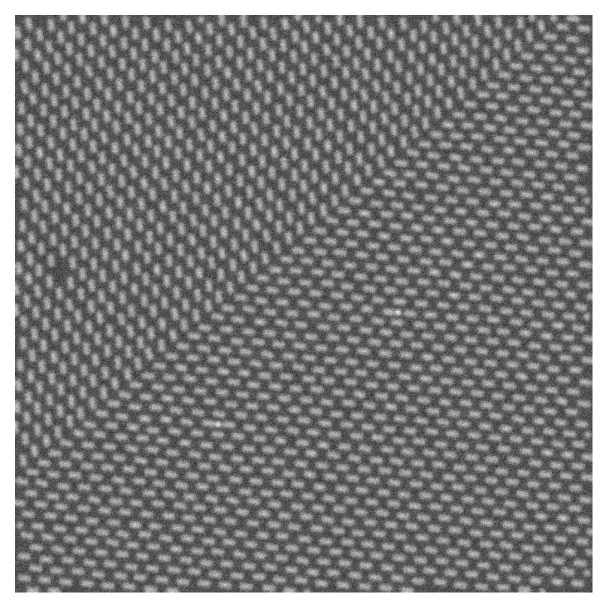
#> input picture generated artificial data/STEM_9.jpeg, 1215 x 1215 px, found by its file name (shown at 1/2 size)
$ python 'rotate and reflect images.py'
#> lines starting #> are read from the running program, lines starting #| are printed output that depends on the picture
# -*- coding: utf-8 -*-
"""
Created on Wed Dec 17 16:53:20 2025

@author: proks
"""

from PIL import Image
import os

# Upload/load image
image_path = r"C:\Users\proks\OneDrive\Documents\GitHub\2025_Hackathon\generated artificial data/".replace("\\", "/")
image_name = "STEM_9.jpeg"
# image_path = input("Enter the path to your image: ")
image = Image.open(image_path + image_name)
#> image is the input picture: PIL image 1215x1215 RGB; min 7, max 255, mean 124.9

# Get the folder and base name for saving
folder, filename = os.path.split(image_path)
name = image_name[:-5]
ext=image_name[-5:]

# Define transformations ---
rotations = [0, 90, 180, 270]  # degrees
reflections = ['none', 'horizontal', 'vertical', 'both']

# --- Step 3: Apply transformations and save ---
for rot in rotations:
    rotated_img = image.rotate(rot, expand=True)  # rotate image

    for refl in reflections:
        # Apply reflections
        if refl == 'horizontal':
            transformed_img = rotated_img.transpose(Image.FLIP_LEFT_RIGHT)
        elif refl == 'vertical':
            transformed_img = rotated_img.transpose(Image.FLIP_TOP_BOTTOM)
        elif refl == 'both':
            transformed_img = rotated_img.transpose(Image.FLIP_LEFT_RIGHT).transpose(Image.FLIP_TOP_BOTTOM)
        else:  # 'none'
            transformed_img = rotated_img

        # print(f"{name}_rot{rot}_refl{refl}{ext}")
        # print(f"{name}_rot{rot}_refl{refl}{ext}")

        # Save the transformed image
        save_name = f"{name}_rot{rot}_refl{refl}{ext}"
        save_path = os.path.join(folder, save_name)
        transformed_img.save(save_path)
        print(f"Saved: {save_path}")
#> this loop made 4 passes
#> pass 1, `transformed_img.save(save_path)`:
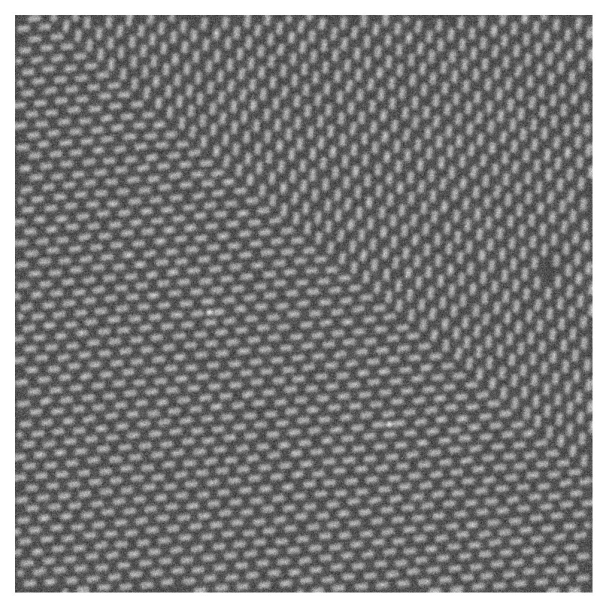
#> saved as STEM_9_rot0_reflhorizontal.jpeg: PIL image 1215x1215 RGB (shown at 1/2 size); min 7, max 255, mean 124.9
#> pass 1, `transformed_img.save(save_path)`:
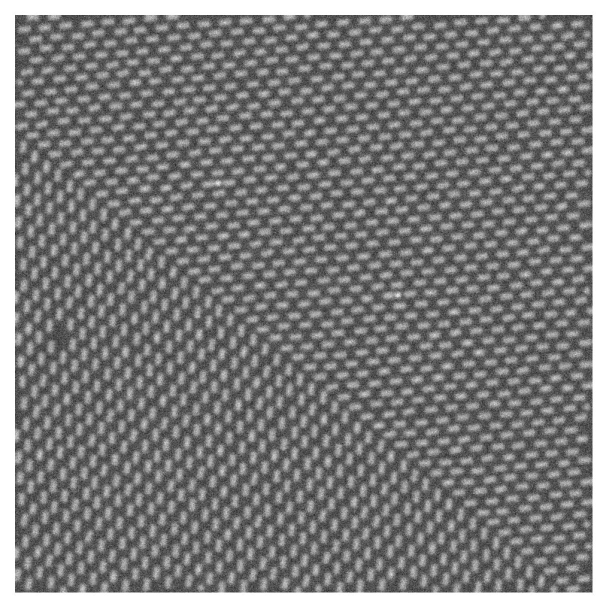
#> saved as STEM_9_rot0_reflvertical.jpeg: PIL image 1215x1215 RGB (shown at 1/2 size); min 7, max 255, mean 124.9
#> pass 1, `transformed_img.save(save_path)`:
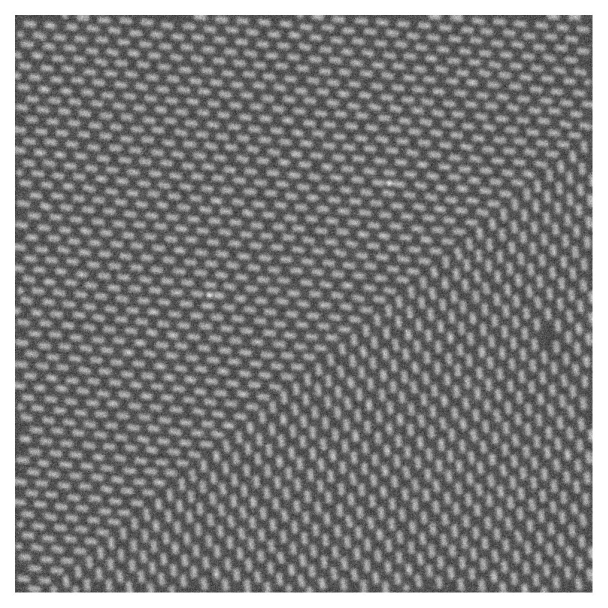
#> saved as STEM_9_rot0_reflboth.jpeg: PIL image 1215x1215 RGB (shown at 1/2 size); min 7, max 255, mean 124.9
#> pass 2, `rotated_img = image.rotate(rot, expand=True)`:
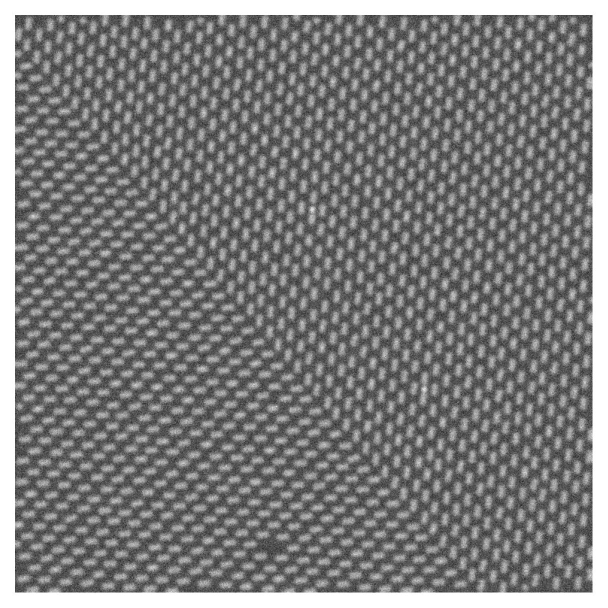
#> rotated_img: PIL image 1215x1215 RGB (shown at 1/2 size); min 7, max 255, mean 124.9

$ run again, with generated artificial data/STEM_4.jpeg copied over generated artificial data/STEM_9.jpeg
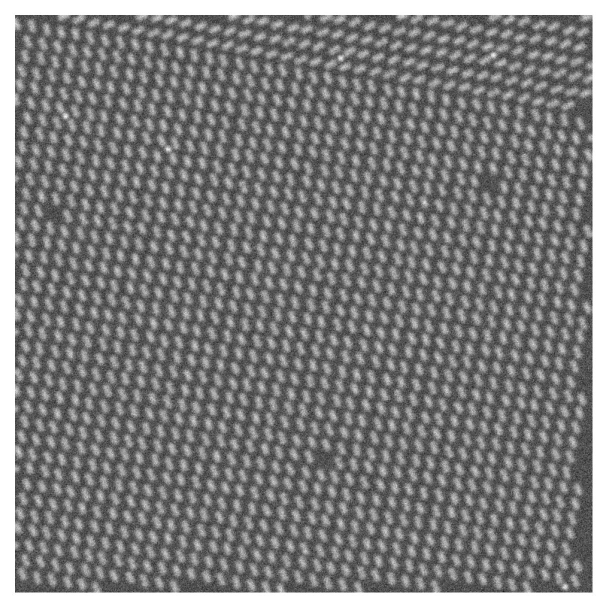
#> input picture generated artificial data/STEM_4.jpeg, 1215 x 1215 px, found by its file name (shown at 1/2 size)
#> image is the input picture: PIL image 1215x1215 RGB; min 7, max 255, mean 125.2
#> the loop `for rot in rotations:` made 4 passes
#> pass 1, `transformed_img.save(save_path)`:
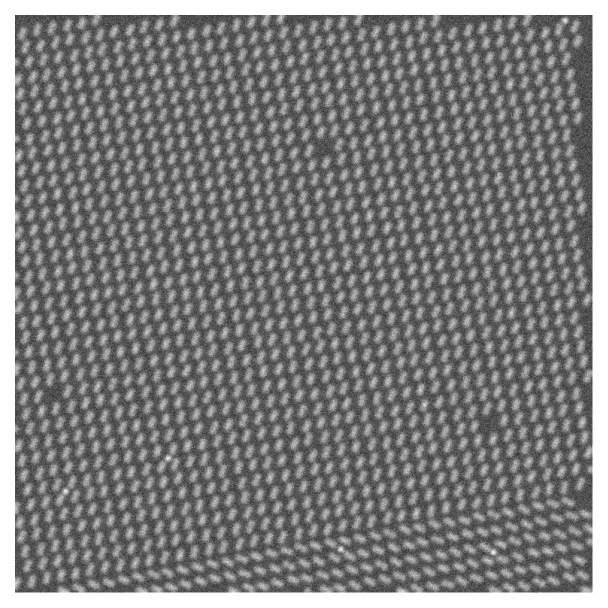
#> saved as STEM_9_rot0_reflvertical.jpeg: PIL image 1215x1215 RGB (shown at 1/2 size); min 7, max 255, mean 125.2
#> pass 2, `rotated_img = image.rotate(rot, expand=True)`:
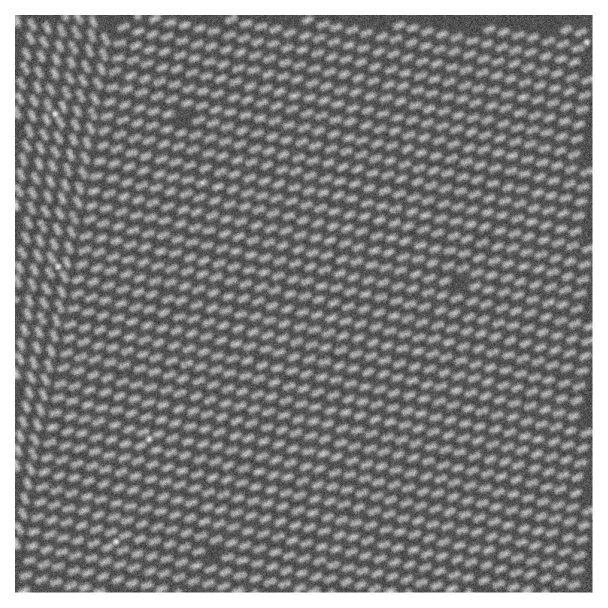
#> rotated_img: PIL image 1215x1215 RGB (shown at 1/2 size); min 7, max 255, mean 125.2

$ run again, with generated artificial data/STEM_6.jpeg copied over generated artificial data/STEM_9.jpeg
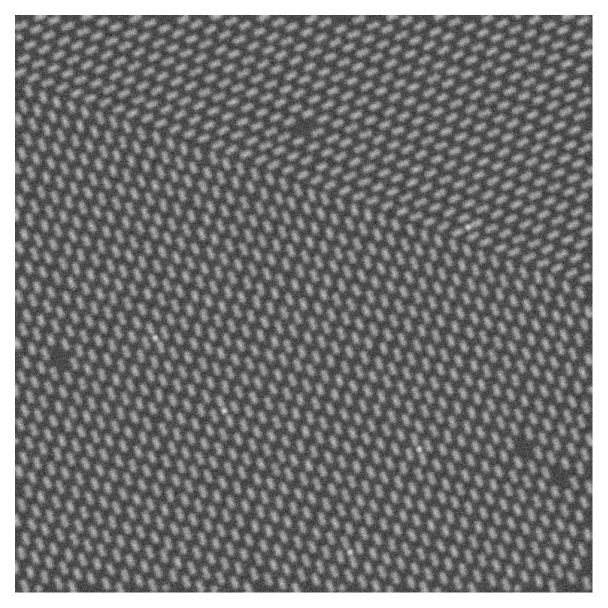
#> input picture generated artificial data/STEM_6.jpeg, 1215 x 1215 px, found by its file name (shown at 1/2 size)
#> image is the input picture: PIL image 1215x1215 RGB; min 4, max 255, mean 117.4
#> the loop `for rot in rotations:` made 4 passes
#> pass 1, `transformed_img.save(save_path)`:
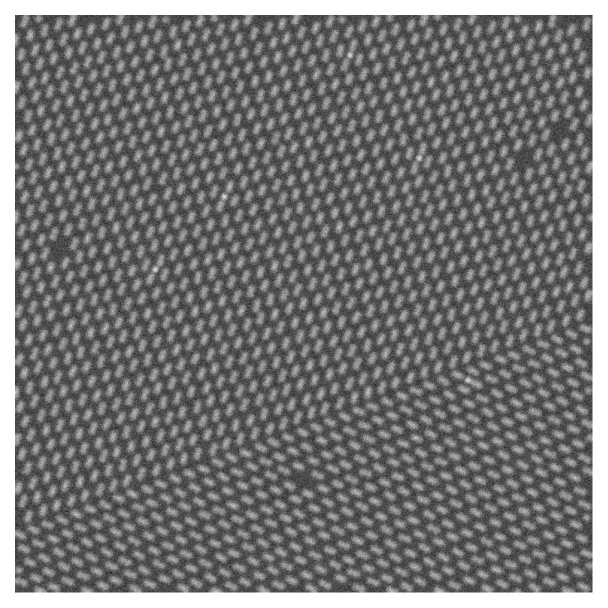
#> saved as STEM_9_rot0_reflvertical.jpeg: PIL image 1215x1215 RGB (shown at 1/2 size); min 4, max 255, mean 117.4
#> pass 2, `rotated_img = image.rotate(rot, expand=True)`:
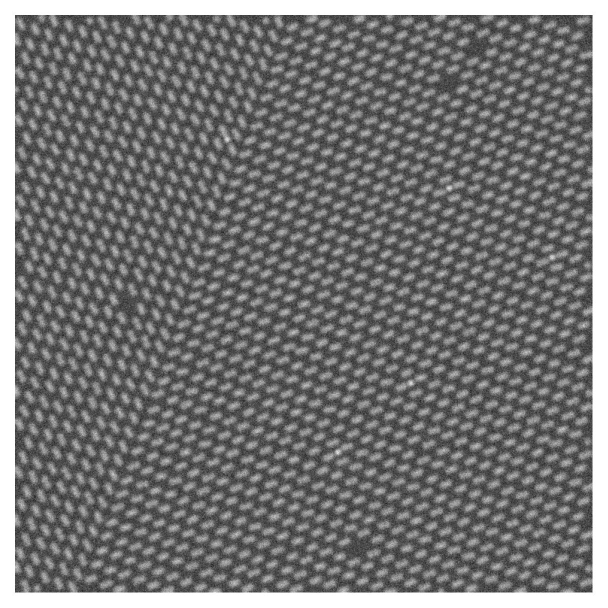
#> rotated_img: PIL image 1215x1215 RGB (shown at 1/2 size); min 4, max 255, mean 117.4

$ run again, with generated artificial data/STEM_7.jpeg copied over generated artificial data/STEM_9.jpeg
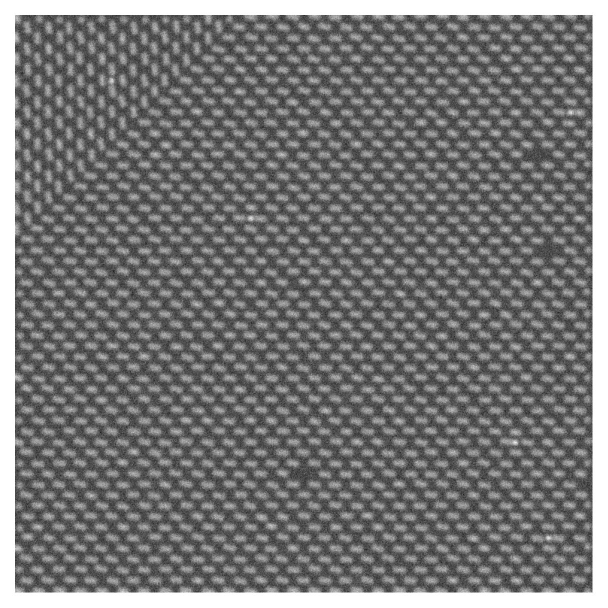
#> input picture generated artificial data/STEM_7.jpeg, 1215 x 1215 px, found by its file name (shown at 1/2 size)
#> image is the input picture: PIL image 1215x1215 RGB; min 14, max 255, mean 119
#> the loop `for rot in rotations:` made 4 passes
#> pass 1, `transformed_img.save(save_path)`:
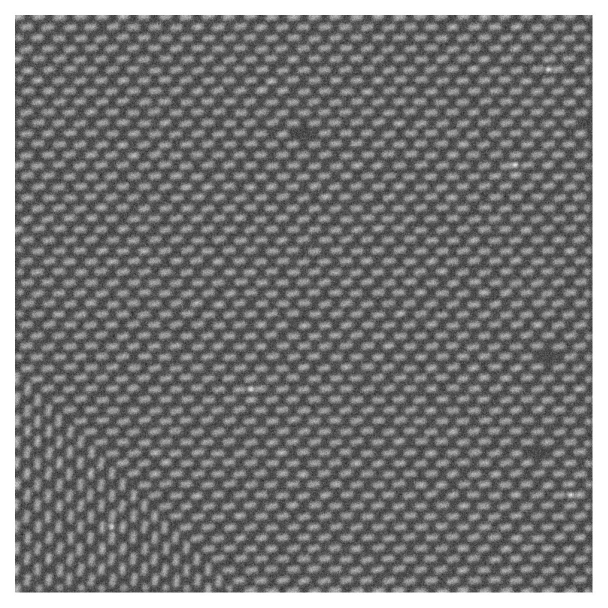
#> saved as STEM_9_rot0_reflvertical.jpeg: PIL image 1215x1215 RGB (shown at 1/2 size); min 14, max 255, mean 119
#> pass 2, `rotated_img = image.rotate(rot, expand=True)`:
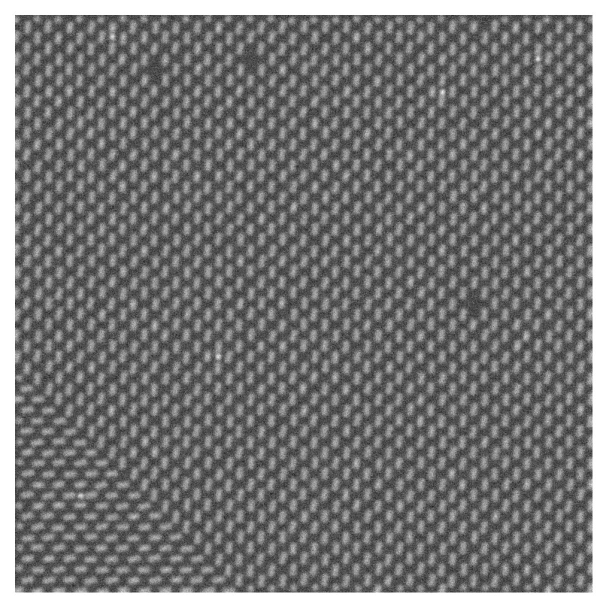
#> rotated_img: PIL image 1215x1215 RGB (shown at 1/2 size); min 14, max 255, mean 119
